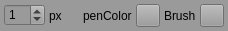
<?xml version="1.0" encoding="UTF-8"?>
<ui version="4.0">
 <class>ToolBarExtandPenWidget</class>
 <widget class="QWidget" name="ToolBarExtandPenWidget">
  <property name="geometry">
   <rect>
    <x>0</x>
    <y>0</y>
    <width>228</width>
    <height>31</height>
   </rect>
  </property>
  <property name="windowTitle">
   <string>Form</string>
  </property>
  <property name="styleSheet">
   <string notr="true">background-color: rgb(154, 154, 154);</string>
  </property>
  <layout class="QHBoxLayout" name="horizontalLayout">
   <property name="spacing">
    <number>0</number>
   </property>
   <property name="leftMargin">
    <number>0</number>
   </property>
   <property name="topMargin">
    <number>0</number>
   </property>
   <property name="rightMargin">
    <number>0</number>
   </property>
   <property name="bottomMargin">
    <number>0</number>
   </property>
   <item>
    <widget class="QWidget" name="colorWiget" native="true">
     <layout class="QHBoxLayout" name="horizontalLayout_2">
      <property name="spacing">
       <number>4</number>
      </property>
      <property name="leftMargin">
       <number>4</number>
      </property>
      <property name="topMargin">
       <number>4</number>
      </property>
      <property name="rightMargin">
       <number>4</number>
      </property>
      <property name="bottomMargin">
       <number>4</number>
      </property>
      <item>
       <widget class="QSpinBox" name="spinBox">
        <property name="value">
         <number>1</number>
        </property>
       </widget>
      </item>
      <item>
       <widget class="QLabel" name="label">
        <property name="text">
         <string>px</string>
        </property>
       </widget>
      </item>
      <item>
       <spacer name="horizontalSpacer">
        <property name="orientation">
         <enum>Qt::Horizontal</enum>
        </property>
        <property name="sizeHint" stdset="0">
         <size>
          <width>40</width>
          <height>20</height>
         </size>
        </property>
       </spacer>
      </item>
      <item>
       <widget class="QLabel" name="label_2">
        <property name="text">
         <string>penColor</string>
        </property>
       </widget>
      </item>
      <item>
       <widget class="QPushButton" name="colorButton">
        <property name="maximumSize">
         <size>
          <width>24</width>
          <height>24</height>
         </size>
        </property>
        <property name="sizeIncrement">
         <size>
          <width>24</width>
          <height>24</height>
         </size>
        </property>
        <property name="text">
         <string/>
        </property>
       </widget>
      </item>
      <item>
       <widget class="QLabel" name="label_3">
        <property name="text">
         <string>Brush</string>
        </property>
       </widget>
      </item>
      <item>
       <widget class="QPushButton" name="brushButton">
        <property name="maximumSize">
         <size>
          <width>24</width>
          <height>24</height>
         </size>
        </property>
        <property name="sizeIncrement">
         <size>
          <width>24</width>
          <height>24</height>
         </size>
        </property>
        <property name="text">
         <string/>
        </property>
       </widget>
      </item>
     </layout>
    </widget>
   </item>
  </layout>
 </widget>
 <resources/>
 <connections/>
</ui>
